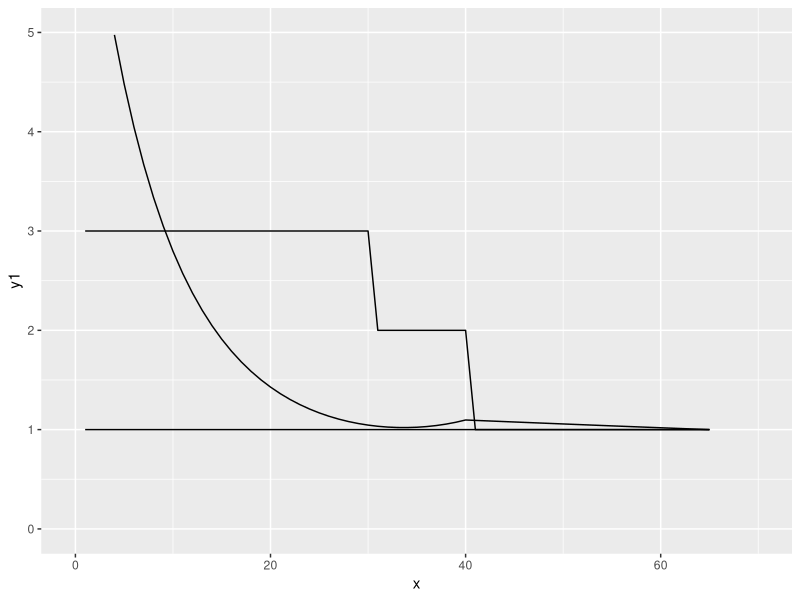

The R source for this figure:
library(ggplot2)

Tw = 40
Tp = 25

x = 1:(Tw + Tp)
print(x)

uniform <- function() {
  y = rep(1, 65)
}

threetwoone <- function() {
  y = c(
    rep(3, 30),
    rep(2, 10),
    rep(1, 25)
  )
}

opt_af <- function(beta) {
  y = exp(beta[1] * ((Tw + Tp - 1):0) + beta[2] * c((Tw-1):0, rep(0,25)) + beta[3] * c((Tw-1):0, rep(0,Tp))^2)
}

df = data.frame(x, uniform(), threetwoone(), opt_af(c(0.0037, -0.0265, 0.0018)))
colnames(df) = c('x', 'y1', 'y2', 'y3')

ggplot(df, aes(x=x)) + 
  geom_line(aes(y=y1)) + 
  geom_line(aes(y=y2)) +
  geom_line(aes(y=y3)) +
  ylim(0,5) +
  xlim(0,70)
